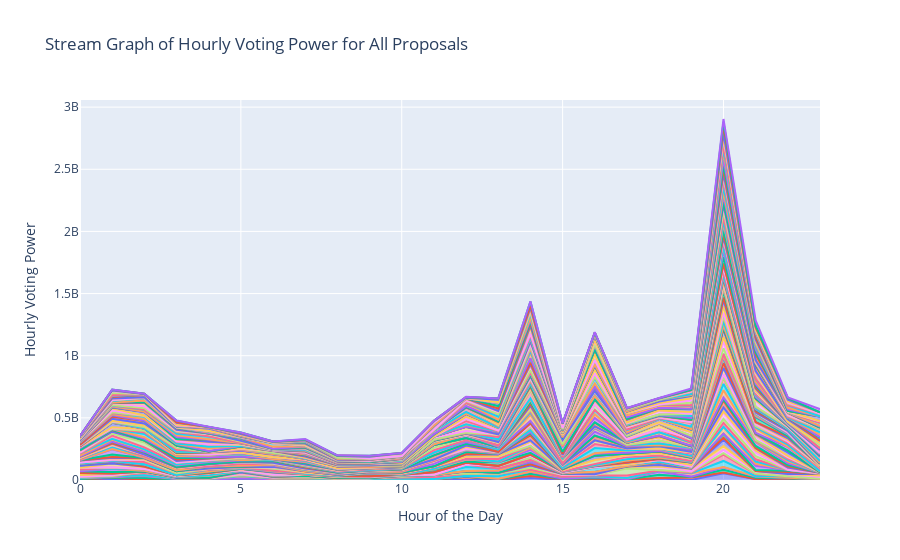

Source (notebook cell):
### Code cell
# Create a list of unique proposal titles
proposals = hourly_voting_power_pivot['proposal_title'].unique()

# Create a stream graph
fig = go.Figure()

for proposal in proposals:
    fig.add_trace(go.Scatter(
        x=hourly_voting_power_pivot.columns[1:-1],  # Exclude 'proposal_title' column
        y=hourly_voting_power_pivot[hourly_voting_power_pivot['proposal_title'] == proposal].iloc[:, 1:].values.flatten(),
        stackgroup='one',
        name=proposal
    ))

fig.update_layout(title='Stream Graph of Hourly Voting Power for All Proposals',
                  xaxis_title='Hour of the Day',
                  yaxis_title='Hourly Voting Power')

fig.update_layout(showlegend=False)
fig.show()
fig.write_html(r'Graphs\stream-hourly-voting-power.html')
